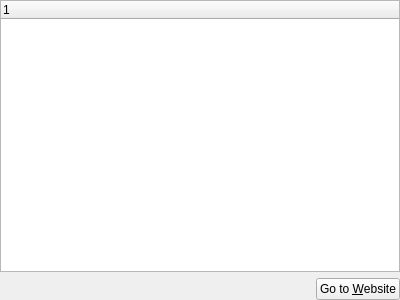
<?xml version="1.0" encoding="UTF-8"?>
<ui version="4.0">
 <class>SettingsPlugins</class>
 <widget class="QWidget" name="SettingsPlugins">
  <property name="geometry">
   <rect>
    <x>0</x>
    <y>0</y>
    <width>400</width>
    <height>300</height>
   </rect>
  </property>
  <layout class="QVBoxLayout" name="verticalLayout">
   <property name="leftMargin">
    <number>0</number>
   </property>
   <property name="topMargin">
    <number>0</number>
   </property>
   <property name="rightMargin">
    <number>0</number>
   </property>
   <property name="bottomMargin">
    <number>0</number>
   </property>
   <item>
    <widget class="QTreeWidget" name="m_treePlugins">
     <property name="editTriggers">
      <set>QAbstractItemView::NoEditTriggers</set>
     </property>
     <property name="indentation">
      <number>0</number>
     </property>
     <property name="itemsExpandable">
      <bool>false</bool>
     </property>
     <property name="allColumnsShowFocus">
      <bool>true</bool>
     </property>
     <property name="expandsOnDoubleClick">
      <bool>false</bool>
     </property>
     <attribute name="headerMinimumSectionSize">
      <number>80</number>
     </attribute>
     <column>
      <property name="text">
       <string notr="true">1</string>
      </property>
     </column>
    </widget>
   </item>
   <item>
    <layout class="QHBoxLayout" name="horizontalLayout">
     <item>
      <spacer name="horizontalSpacer">
       <property name="orientation">
        <enum>Qt::Horizontal</enum>
       </property>
       <property name="sizeHint" stdset="0">
        <size>
         <width>40</width>
         <height>20</height>
        </size>
       </property>
      </spacer>
     </item>
     <item>
      <widget class="QPushButton" name="m_btnGoToWebsite">
       <property name="text">
        <string>Go to &amp;Website</string>
       </property>
      </widget>
     </item>
    </layout>
   </item>
  </layout>
 </widget>
 <tabstops>
  <tabstop>m_treePlugins</tabstop>
  <tabstop>m_btnGoToWebsite</tabstop>
 </tabstops>
 <resources/>
 <connections/>
</ui>
